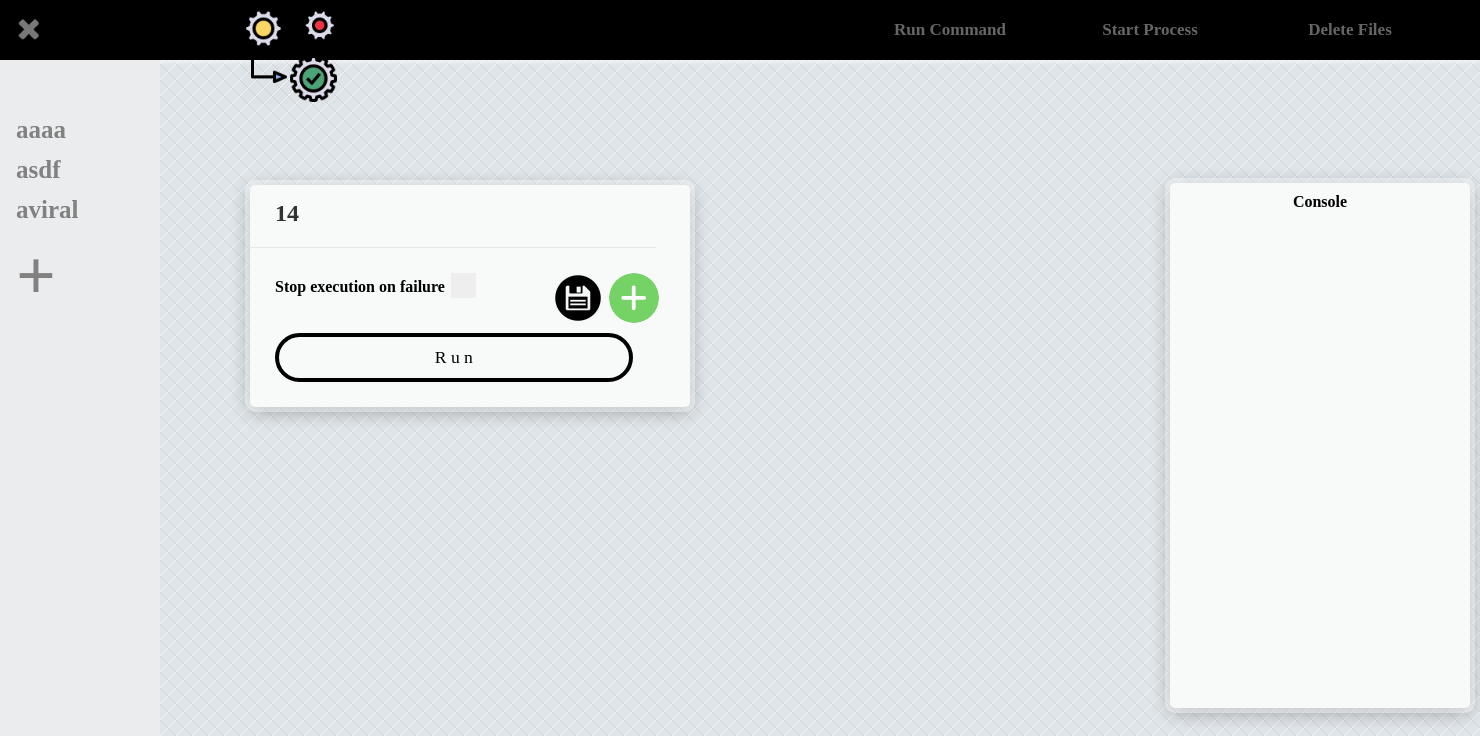
Screenshot of /execute/14 with the database file from the repository.
### flaskpackage/model.py (models this page shows, shortened)
class ExecuteTable(db.Model):
    __table_args__ = {'extend_existing': True}
    id = db.Column(db.Integer, primary_key=True)
    name = db.Column(db.Text, primary_key=False)
    path = db.Column(db.Text, primary_key=False)

### flaskpackage/routes/route_execute.py (the view, shortened to what this page needs)
    @app.route('/execute/<string:id>', methods=['GET', 'POST'])
    def execute_profile(id):
        store_bookmark(id)
        store_profile_exe()
        cmd_execution.get_id = [id]
        return render_template("execute.html", bookmarks_exe=bookmarks_exe, errors=errors, profiles=profiles, profile_id=id,
                               pass_fail=cmd_execution.pass_fail)

### flaskpackage/routes/route_execute.py (called while the page is built)
def store_profile_exe():
    temp_profile = []
    profile_names = [x.name for x in model.ExecuteTable.query.all()]
    for pro in profile_names:
        temp_profile.append(pro)
    global profiles
    profiles = sorted(set(temp_profile))

def store_bookmark(prof="xxxyyyzzz1234!@#$r"):
    global bookmarks_exe
    bookmarks_exe = []
    get_commands = model.ExecuteTable.query.filter_by(name=prof).all()
    for datarange in range(0, len(get_commands)):
        getAllDataString = str(get_commands[datarange])
        containAlldataDict = getAllDataString.split(":::")
        bookmarks_exe.append(dict({containAlldataDict[0]: list(map(lambda x: x, containAlldataDict[1:]))}))

### flaskpackage/templates/execute.html (shortened to what this page needs)
<!DOCTYPE html>
<html lang="en">
<html>
<head>
    <link rel="stylesheet" href="../static/css/formCss.css">
    <link rel="stylesheet" href="../static/css/execute_css.css">
</head>
<body>
<form method="post">
<button id="off1" type="submit" name="off3_name" value="off"></button>
</form>
<div id="sidenavNEW">
    {% for profile in profiles %}
    <a href='../execute/{{profile}}'>{{profile}}</a>
    {% endfor %}
    <a style="font-size: 70px;" href="{{url_for('add_profile')}}">+</a>
</div>
<div id="navBar_header">
<div style="padding-left:240px;" id="logo">
    <img style="margin-left:0px;padding-left:0px;" src="../static/img/executeimg.png" alt="Image" height="100" width="100"/>
</div>
<ul id="navBar">
    <li><a href="{{url_for('index')}}">Run Command</a></li>
    <li><a href="{{url_for('run_process')}}">Start Process</a></li>
    <li><a href="{{url_for('delete')}}">Delete Files</a></li>
</ul>
</div>
<div class="customContain">
    <form id="signup" style="float: left;margin-left:250px;" method="post">
        <div class="header">
            <h3>{{profile_id}}</h3>
        </div>
        <div class="sep"></div>
        <div class="inputs">
            <button class="button_add" id="add_file" type="submit" name="addName" value="addButton"></button>
            <button class="button_save" id="add_all_url" type="submit" name="add_all_url" value="save_all"></button>
            <p style="display:inline-block;margin-right:2px;">Stop execution on failure</p>
            <label style="display: inline-block;" class="checkboxy">
                <span class="checkmark"></span>
            </label>&nbsp &nbsp
            <input id="submit" type="submit" name="deleteClicked" value="R u n" >
        </div>
    </form>
<div>
<div style="overflow-y:auto;overflow-x:auto;margin-top:183px;" id="console_bar">
<h4 style="padding-top:10px;padding-bottom:10px;">Console</h4>
</div>
</div>
</div>
</body>
</html>

### flaskpackage/static/css/formCss.css (style rules this page uses)
* { margin: 0px; padding:0px;font-family: "comfortaa", "Comic Sans MS"; }
body { font-family: "comfortaa"; margin-top: auto; margin-left :auto; font-weight:bold; overflow-y:auto; overflow-x:auto; }
#console_bar { overflow:auto; float:left; margin-left:1200px; margin-top: 100px; padding: 0px 25px 25px; background: #F8F9F9; box-shadow: 0px 0px 0px 5px rgba( 255,255,255,0.4 ), 0px 4px 20px rgba( 0,0,0,0.33 ); -moz-border-radius: 5px; -webkit-border-radius: 5px; border-radius: 5px; position: absolute; width:250px; max-width:250px; text-align:center; height:500px; z-index: 1; top: 0; left: 0; }
@media screen and (max-width:1500px) { #console_bar { margin-left:1170px; } }
#navBar_header { width:100%; height:60px; background:#000000; box-shadow:0px 2px 4px #f5f5f5; }
#navBar { width:600px; height:80px; float:right; margin-right:30px; }
#navBar>li { width:200px; list-style: none; float:left; }
li>a { display:block; color:rgba(255,255,255,0.4); line-height:60px; text-align:center; font-size:17px; text-decoration: none; }
#logo { padding-left:100px; padding-top:5px; width:200px; height:80px; float:left; }
.button_add { background: url(../img/addGreen.png) no-repeat; float:right; position:relative; border: none; margin-bottom:10px; margin-right:6px; display: inline-block; text-decoration: none; cursor: pointer; width:50px; height:50px; }
.button_add { border-radius: 50px; }
.button_save { background: url(../img/save.png) no-repeat; float:right; position:relative; border: none; margin-bottom:10px; margin-right:6px; display: inline-block; text-decoration: none; cursor: pointer; width:50px; height:50px; }
.button_save { border-radius: 50px; }
.customContain { width: 100%; float: left; max-width: 100%; margin: 0 auto; }
#signup { float:left; margin-left:100px; margin-top: 100px; padding: 0px 25px 25px; background: #F8F9F9; box-shadow: 0px 0px 0px 5px rgba( 255,255,255,0.4 ), 0px 4px 20px rgba( 0,0,0,0.33 ); -moz-border-radius: 5px; -webkit-border-radius: 5px; border-radius: 5px; display: table; position: static; }
#signup .header { margin-bottom: 20px; }
#signup .header h3 { padding-top:15px; color: #333333; font-size: 24px; font-weight: bold; margin-bottom: 5px; }
#signup .sep { height: 1px; background: #e8e8e8; width: 406px; margin: 0px -25px; }
#signup .inputs { margin-top: 25px; }
#signup .inputs label { color: #8f8f8f; font-size: 12px; font-weight: 300; letter-spacing: 1px; margin-bottom: 7px; display: inline-block; }
#submit { width: 91.7% !important; color: black !important; text-decoration: none; font-size: 1.1em; text-align: center; background: transparent; padding: 10px; border: 4px solid black !important; display: inline-block; transition: all 0.4s ease 0s; width: 150px; }
#submit { border-radius: 30px; }
.checkboxy { display: inline-block; position: relative; padding-left: 20px; padding-bottom: 11.5px; margin-bottom: 12px; cursor: pointer; font-size: 22px; -webkit-user-select: none; -moz-user-select: none; -ms-user-select: none; user-select: none; }
.checkmark { position: absolute; top: 0; left: 0; height: 25px; width: 25px; background-color: #eee; }
.checkmark:after { content: ""; position: absolute; display: none; }
.checkboxy .checkmark:after { left: 9px; top: 5px; width: 5px; height: 10px; border: solid white; border-width: 0 3px 3px 0; -webkit-transform: rotate(45deg); -ms-transform: rotate(45deg); transform: rotate(45deg); }
#off1 { background: url(../img/cut_before.png) no-repeat; border: none; margin-top: 9px; margin-left: 9px; text-decoration: none; cursor: pointer; width:40px; height:40px; position:fixed; z-index: 10; }
#off1 { border-radius: 40px; }

### flaskpackage/static/css/execute_css.css (style rules this page uses)
#sidenavNEW { overflow:auto; margin-top:60px; height: 100%; width: 160px; position: fixed; z-index: 1; top: 0; left: 0; background-color: #EAECEE; padding-top: 50px; }
#sidenavNEW a { padding: 6px 8px 6px 16px; text-decoration: none; font-size: 25px; color: #818181; display: block; }

### rows the page displays
ExecuteTable: name "aaaa"
ExecuteTable: name "asdf"
ExecuteTable: name "aviral"

### other values shown
{{ profile_id }} "14"
